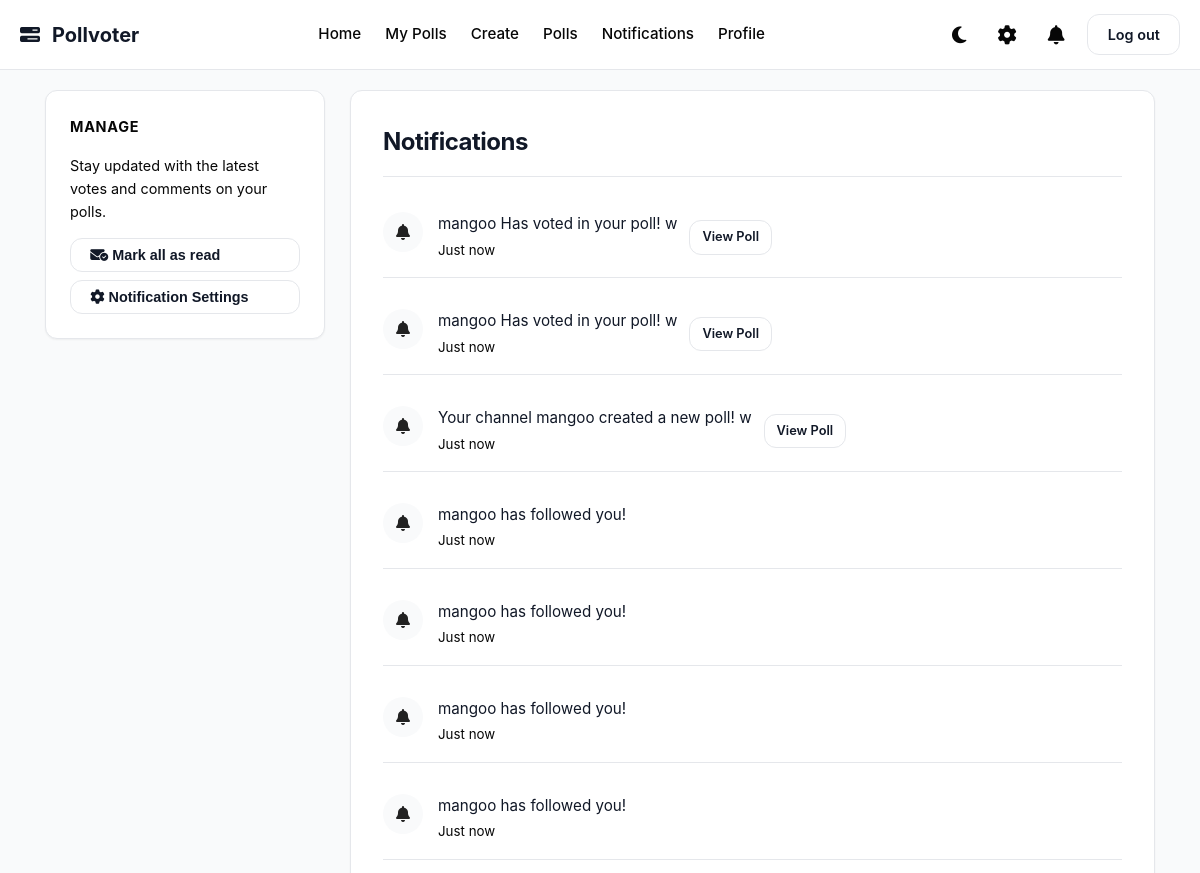
Page /notifications (signed in, upper part) on the earlier database version.
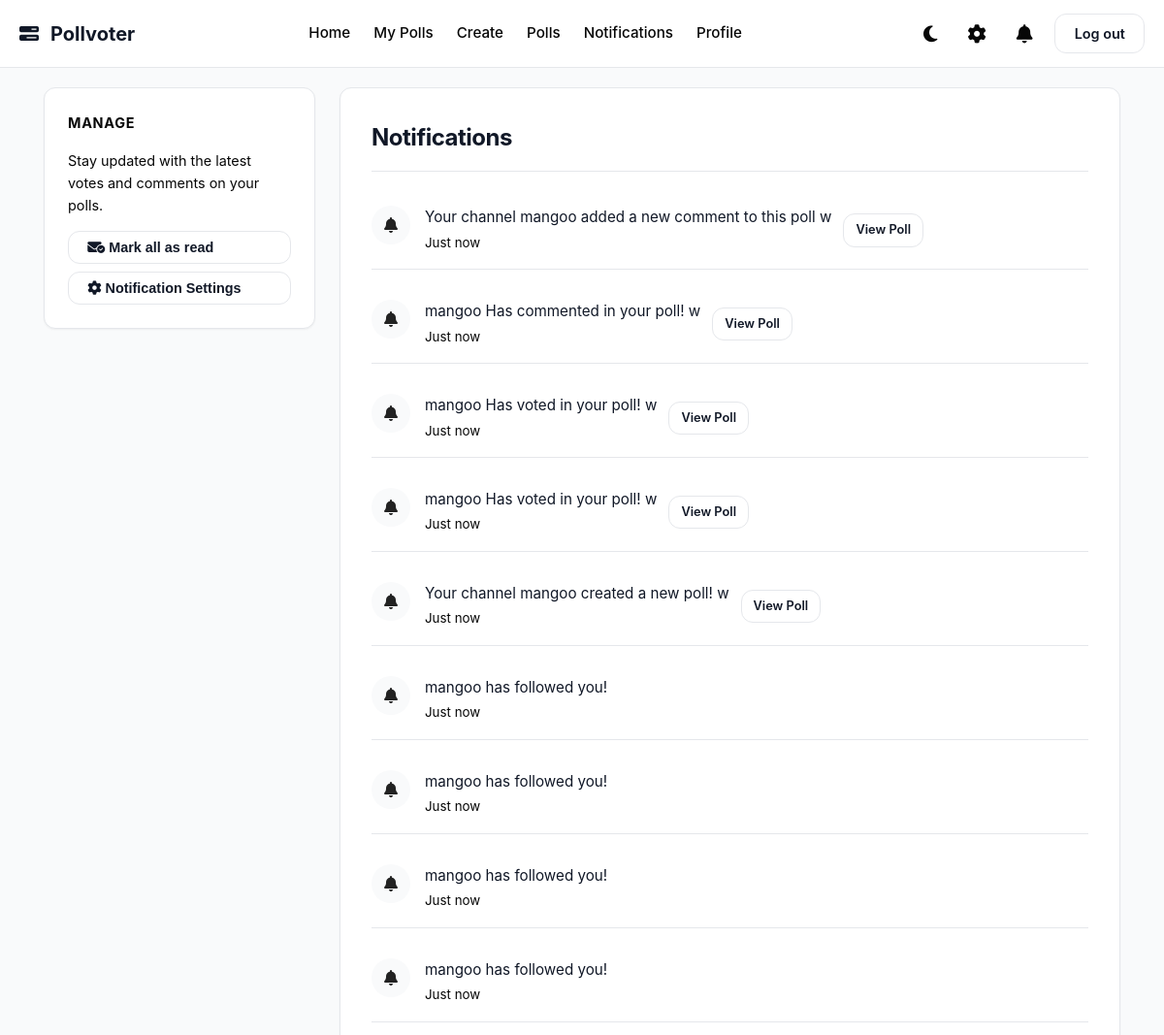
Same page on the later database version.
### app/models.py (models this page shows)
class Notification(db.Model):
    __tablename__ = 'notification'
    id = Column(Integer, primary_key=True)
    message = Column(Text)
    is_read = Column(Boolean)
    created_at = Column(DateTime, default=datetime.now)
    recipient_id = Column(Integer, ForeignKey('user.id'))
    recipient = relationship("User", backref="notifications", foreign_keys=[recipient_id])
    poll_id = Column(Integer, ForeignKey('poll.id'))

### app/routes.py (the view)
@main.route("/notifications")
@login_required
def notifications():
    notifications = Notification.query.filter_by(recipient_id = current_user.id).order_by(Notification.created_at.desc()).all()
    for i in notifications:
        i.is_read = True
    db.session.commit()
    return render_template("notification.html", notifications = notifications)

### app/__init__.py (called while the page is built)
def create_app():
    app = Flask(__name__)
    app.config['SECRET_KEY'] = 'your_secret_key'
    app.config['SQLALCHEMY_DATABASE_URI'] = 'sqlite:///pollvoter.db'
    app.config['SQLALCHEMY_TRACK_MODIFICATIONS'] = False
    app.config["UPLOAD_FOLDER"] = "static/uploads"
    app.config["PFP_FOLDER"] =  "app/static/uploads/pfp"
    db.init_app(app)
    login_manager.init_app(app)
    migrate.init_app(app, db)
    app.register_blueprint(auth)
    app.register_blueprint(main)
    app.register_blueprint(polls)
    app.register_blueprint(admin)
    @login_manager.user_loader
    def load_user(userid):
        return User.query.get(int(userid))
    return app

### app/routes.py (called while the page is built)
@main.context_processor
def notifications_count():
    if current_user.is_authenticated:
        unreadcount = Notification.query.filter_by(recipient_id = current_user.id, is_read = False).count()
        return dict(unreadcount = unreadcount)
    return dict(unreadcount = 0)

### app/templates/notification.html (shortened to what this page needs)
{% extends "base.html" %}
{% block content %}
<div class="dashboard-layout">
    <aside class="sidebar">
        <div class="sidebar-widget">
            <h3 class="widget-title">Manage</h3>
            <p style="font-size: 0.9rem; color: var(--text-muted); margin-bottom: 15px;">
                Stay updated with the latest votes and comments on your polls.
            </p>
            <button class="btn btn-outline" style="width: 100%; text-align: left; margin-bottom: 8px;">
                <i class="fa-solid fa-envelope-circle-check"></i> Mark all as read
            </button>
            <button class="btn btn-outline" style="width: 100%; text-align: left;">
                <i class="fa-solid fa-gear"></i> Notification Settings
            </button>
        </div>
    </aside>
    <main class="feed">
        <div class="card">
            <h2 style="margin-bottom: 20px; border-bottom: 1px solid var(--border-subtle); padding-bottom: 15px;">
                Notifications
            </h2>
            <div class="notification-list">
                {% for i in notifications %}
                <div class="user-row" style="padding: 15px 0; border-bottom: 1px solid var(--border-subtle);">
                    <div style="display: flex; align-items: flex-start; gap: 15px;">
                        <div style="
                            width: 40px; height: 40px;
                            background: var(--bg-body);
                            border-radius: 50%;
                            display: flex; align-items: center; justify-content: center;
                            color: var(--primary);
                            flex-shrink: 0;
                        ">
                            <i class="fas fa-bell"></i>
                        </div>
                        <div>
                            <p style="margin: 0; font-size: 0.95rem; color: var(--text-main);">
                                {{ i.message }}
                            </p>
                            <small style="color: var(--text-muted);">Just now</small>
                        </div>
                    </div>
                    {% if i.poll_id %}
                    <a href="{{ url_for('polls.poll_detail', poll_id=i.poll_id) }}" class="btn btn-outline" style="font-size: 0.8rem; padding: 6px 12px;">
                        View Poll
                    </a>
                    {% endif %}
                </div>
                {% else %}
                <div style="text-align: center; padding: 40px 0;">
                    <div style="font-size: 2rem; margin-bottom: 10px;">✉︎</div>
                    <h3 style="font-size: 1.1rem; color: var(--text-main);">All caught up!</h3>
                    <p style="color: var(--text-muted);">You have no new notifications.</p>
                </div>
                {% endfor %}
            </div>
        </div>
    </main>
</div>
{% endblock %}

Differences in the rows shown:
added Notification: message "Your channel mangoo added a new comment to this poll w"
added Notification: message "mangoo Has commented in your poll! w"
